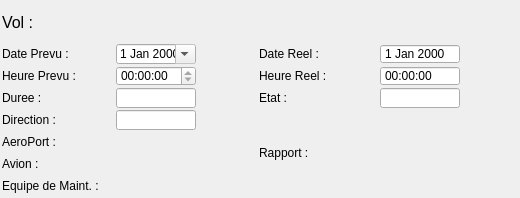
<?xml version="1.0" encoding="UTF-8"?>
<ui version="4.0">
 <class>VolShow</class>
 <widget class="QWidget" name="VolShow">
  <property name="geometry">
   <rect>
    <x>0</x>
    <y>0</y>
    <width>520</width>
    <height>198</height>
   </rect>
  </property>
  <property name="sizePolicy">
   <sizepolicy hsizetype="Fixed" vsizetype="Fixed">
    <horstretch>0</horstretch>
    <verstretch>0</verstretch>
   </sizepolicy>
  </property>
  <property name="minimumSize">
   <size>
    <width>520</width>
    <height>0</height>
   </size>
  </property>
  <property name="maximumSize">
   <size>
    <width>520</width>
    <height>16777215</height>
   </size>
  </property>
  <property name="windowTitle">
   <string>Form</string>
  </property>
  <layout class="QGridLayout" name="gridLayout_2">
   <property name="leftMargin">
    <number>2</number>
   </property>
   <property name="topMargin">
    <number>2</number>
   </property>
   <property name="rightMargin">
    <number>2</number>
   </property>
   <property name="bottomMargin">
    <number>2</number>
   </property>
   <property name="spacing">
    <number>2</number>
   </property>
   <item row="7" column="3">
    <widget class="QWidget" name="EquipeC" native="true">
     <property name="minimumSize">
      <size>
       <width>0</width>
       <height>20</height>
      </size>
     </property>
     <property name="maximumSize">
      <size>
       <width>80</width>
       <height>20</height>
      </size>
     </property>
     <layout class="QVBoxLayout" name="verticalLayout_2">
      <property name="spacing">
       <number>0</number>
      </property>
      <property name="leftMargin">
       <number>0</number>
      </property>
      <property name="topMargin">
       <number>0</number>
      </property>
      <property name="rightMargin">
       <number>0</number>
      </property>
      <property name="bottomMargin">
       <number>0</number>
      </property>
     </layout>
    </widget>
   </item>
   <item row="6" column="3">
    <widget class="QWidget" name="avionC" native="true">
     <property name="minimumSize">
      <size>
       <width>0</width>
       <height>20</height>
      </size>
     </property>
     <property name="maximumSize">
      <size>
       <width>80</width>
       <height>20</height>
      </size>
     </property>
     <layout class="QVBoxLayout" name="verticalLayout">
      <property name="spacing">
       <number>0</number>
      </property>
      <property name="leftMargin">
       <number>0</number>
      </property>
      <property name="topMargin">
       <number>0</number>
      </property>
      <property name="rightMargin">
       <number>0</number>
      </property>
      <property name="bottomMargin">
       <number>0</number>
      </property>
     </layout>
    </widget>
   </item>
   <item row="4" column="7" rowspan="4">
    <widget class="QWidget" name="RapportC" native="true">
     <property name="maximumSize">
      <size>
       <width>80</width>
       <height>16777215</height>
      </size>
     </property>
     <layout class="QVBoxLayout" name="verticalLayout_3">
      <property name="spacing">
       <number>0</number>
      </property>
      <property name="leftMargin">
       <number>0</number>
      </property>
      <property name="topMargin">
       <number>0</number>
      </property>
      <property name="rightMargin">
       <number>0</number>
      </property>
      <property name="bottomMargin">
       <number>0</number>
      </property>
     </layout>
    </widget>
   </item>
   <item row="4" column="0">
    <widget class="QLabel" name="label_8">
     <property name="minimumSize">
      <size>
       <width>0</width>
       <height>20</height>
      </size>
     </property>
     <property name="text">
      <string>Direction :</string>
     </property>
    </widget>
   </item>
   <item row="3" column="5">
    <widget class="QLabel" name="label_4">
     <property name="sizePolicy">
      <sizepolicy hsizetype="Expanding" vsizetype="Preferred">
       <horstretch>0</horstretch>
       <verstretch>0</verstretch>
      </sizepolicy>
     </property>
     <property name="minimumSize">
      <size>
       <width>0</width>
       <height>20</height>
      </size>
     </property>
     <property name="text">
      <string>Etat :</string>
     </property>
    </widget>
   </item>
   <item row="4" column="5" rowspan="4">
    <widget class="QLabel" name="label_11">
     <property name="sizePolicy">
      <sizepolicy hsizetype="Expanding" vsizetype="Preferred">
       <horstretch>0</horstretch>
       <verstretch>0</verstretch>
      </sizepolicy>
     </property>
     <property name="minimumSize">
      <size>
       <width>0</width>
       <height>20</height>
      </size>
     </property>
     <property name="text">
      <string>Rapport :</string>
     </property>
    </widget>
   </item>
   <item row="3" column="8">
    <spacer name="horizontalSpacer_4">
     <property name="orientation">
      <enum>Qt::Horizontal</enum>
     </property>
     <property name="sizeHint" stdset="0">
      <size>
       <width>40</width>
       <height>20</height>
      </size>
     </property>
    </spacer>
   </item>
   <item row="4" column="3">
    <widget class="QLineEdit" name="direction">
     <property name="minimumSize">
      <size>
       <width>0</width>
       <height>20</height>
      </size>
     </property>
     <property name="maximumSize">
      <size>
       <width>80</width>
       <height>16777215</height>
      </size>
     </property>
     <property name="readOnly">
      <bool>true</bool>
     </property>
    </widget>
   </item>
   <item row="1" column="0" colspan="2">
    <widget class="QLabel" name="label">
     <property name="minimumSize">
      <size>
       <width>0</width>
       <height>20</height>
      </size>
     </property>
     <property name="text">
      <string>Date Prevu :</string>
     </property>
    </widget>
   </item>
   <item row="1" column="5" colspan="2">
    <widget class="QLabel" name="label_5">
     <property name="sizePolicy">
      <sizepolicy hsizetype="Expanding" vsizetype="Preferred">
       <horstretch>0</horstretch>
       <verstretch>0</verstretch>
      </sizepolicy>
     </property>
     <property name="minimumSize">
      <size>
       <width>0</width>
       <height>20</height>
      </size>
     </property>
     <property name="text">
      <string>Date Reel :</string>
     </property>
    </widget>
   </item>
   <item row="2" column="5" colspan="2">
    <widget class="QLabel" name="label_6">
     <property name="sizePolicy">
      <sizepolicy hsizetype="Expanding" vsizetype="Preferred">
       <horstretch>0</horstretch>
       <verstretch>0</verstretch>
      </sizepolicy>
     </property>
     <property name="minimumSize">
      <size>
       <width>0</width>
       <height>20</height>
      </size>
     </property>
     <property name="text">
      <string>Heure Reel :   </string>
     </property>
    </widget>
   </item>
   <item row="3" column="3">
    <widget class="QLineEdit" name="duree">
     <property name="minimumSize">
      <size>
       <width>0</width>
       <height>20</height>
      </size>
     </property>
     <property name="maximumSize">
      <size>
       <width>80</width>
       <height>16777215</height>
      </size>
     </property>
     <property name="readOnly">
      <bool>true</bool>
     </property>
    </widget>
   </item>
   <item row="1" column="3">
    <widget class="QDateEdit" name="datePrevu">
     <property name="minimumSize">
      <size>
       <width>0</width>
       <height>20</height>
      </size>
     </property>
     <property name="maximumSize">
      <size>
       <width>80</width>
       <height>16777215</height>
      </size>
     </property>
     <property name="readOnly">
      <bool>true</bool>
     </property>
     <property name="calendarPopup">
      <bool>true</bool>
     </property>
    </widget>
   </item>
   <item row="2" column="0" colspan="2">
    <widget class="QLabel" name="label_3">
     <property name="minimumSize">
      <size>
       <width>0</width>
       <height>20</height>
      </size>
     </property>
     <property name="text">
      <string>Heure Prevu :</string>
     </property>
    </widget>
   </item>
   <item row="7" column="0" colspan="2">
    <widget class="QLabel" name="label_7">
     <property name="minimumSize">
      <size>
       <width>110</width>
       <height>20</height>
      </size>
     </property>
     <property name="text">
      <string>Equipe de Maint. :</string>
     </property>
    </widget>
   </item>
   <item row="1" column="7">
    <widget class="QDateEdit" name="dateReel">
     <property name="sizePolicy">
      <sizepolicy hsizetype="Preferred" vsizetype="Fixed">
       <horstretch>0</horstretch>
       <verstretch>0</verstretch>
      </sizepolicy>
     </property>
     <property name="minimumSize">
      <size>
       <width>0</width>
       <height>20</height>
      </size>
     </property>
     <property name="maximumSize">
      <size>
       <width>80</width>
       <height>16777215</height>
      </size>
     </property>
     <property name="readOnly">
      <bool>true</bool>
     </property>
     <property name="buttonSymbols">
      <enum>QAbstractSpinBox::NoButtons</enum>
     </property>
    </widget>
   </item>
   <item row="3" column="0">
    <widget class="QLabel" name="label_10">
     <property name="minimumSize">
      <size>
       <width>0</width>
       <height>20</height>
      </size>
     </property>
     <property name="text">
      <string>Duree :</string>
     </property>
    </widget>
   </item>
   <item row="6" column="6">
    <spacer name="horizontalSpacer_3">
     <property name="orientation">
      <enum>Qt::Horizontal</enum>
     </property>
     <property name="sizeHint" stdset="0">
      <size>
       <width>40</width>
       <height>20</height>
      </size>
     </property>
    </spacer>
   </item>
   <item row="1" column="4">
    <spacer name="horizontalSpacer">
     <property name="orientation">
      <enum>Qt::Horizontal</enum>
     </property>
     <property name="sizeHint" stdset="0">
      <size>
       <width>40</width>
       <height>20</height>
      </size>
     </property>
    </spacer>
   </item>
   <item row="3" column="7">
    <widget class="QLineEdit" name="Etat">
     <property name="sizePolicy">
      <sizepolicy hsizetype="Preferred" vsizetype="Fixed">
       <horstretch>0</horstretch>
       <verstretch>0</verstretch>
      </sizepolicy>
     </property>
     <property name="minimumSize">
      <size>
       <width>0</width>
       <height>20</height>
      </size>
     </property>
     <property name="maximumSize">
      <size>
       <width>80</width>
       <height>16777215</height>
      </size>
     </property>
     <property name="readOnly">
      <bool>true</bool>
     </property>
    </widget>
   </item>
   <item row="6" column="0">
    <widget class="QLabel" name="label_9">
     <property name="minimumSize">
      <size>
       <width>0</width>
       <height>20</height>
      </size>
     </property>
     <property name="text">
      <string>Avion :</string>
     </property>
    </widget>
   </item>
   <item row="0" column="0" colspan="2">
    <widget class="QLabel" name="label_2">
     <property name="minimumSize">
      <size>
       <width>0</width>
       <height>40</height>
      </size>
     </property>
     <property name="font">
      <font>
       <pointsize>12</pointsize>
      </font>
     </property>
     <property name="text">
      <string>Vol :</string>
     </property>
    </widget>
   </item>
   <item row="0" column="2" colspan="6">
    <widget class="QLabel" name="Code">
     <property name="sizePolicy">
      <sizepolicy hsizetype="Expanding" vsizetype="Preferred">
       <horstretch>0</horstretch>
       <verstretch>0</verstretch>
      </sizepolicy>
     </property>
     <property name="minimumSize">
      <size>
       <width>0</width>
       <height>40</height>
      </size>
     </property>
     <property name="font">
      <font>
       <pointsize>16</pointsize>
      </font>
     </property>
     <property name="text">
      <string/>
     </property>
    </widget>
   </item>
   <item row="2" column="3">
    <widget class="QTimeEdit" name="heurePrevu">
     <property name="minimumSize">
      <size>
       <width>0</width>
       <height>20</height>
      </size>
     </property>
     <property name="maximumSize">
      <size>
       <width>80</width>
       <height>16777215</height>
      </size>
     </property>
     <property name="readOnly">
      <bool>true</bool>
     </property>
     <property name="calendarPopup">
      <bool>true</bool>
     </property>
    </widget>
   </item>
   <item row="2" column="7">
    <widget class="QTimeEdit" name="heureReel">
     <property name="sizePolicy">
      <sizepolicy hsizetype="Preferred" vsizetype="Fixed">
       <horstretch>0</horstretch>
       <verstretch>0</verstretch>
      </sizepolicy>
     </property>
     <property name="minimumSize">
      <size>
       <width>0</width>
       <height>20</height>
      </size>
     </property>
     <property name="maximumSize">
      <size>
       <width>80</width>
       <height>16777215</height>
      </size>
     </property>
     <property name="readOnly">
      <bool>true</bool>
     </property>
     <property name="buttonSymbols">
      <enum>QAbstractSpinBox::NoButtons</enum>
     </property>
    </widget>
   </item>
   <item row="5" column="0">
    <widget class="QLabel" name="label_12">
     <property name="text">
      <string>AeroPort :</string>
     </property>
    </widget>
   </item>
   <item row="5" column="3">
    <widget class="QWidget" name="aeroC" native="true">
     <property name="minimumSize">
      <size>
       <width>0</width>
       <height>20</height>
      </size>
     </property>
     <property name="maximumSize">
      <size>
       <width>80</width>
       <height>20</height>
      </size>
     </property>
     <property name="layoutDirection">
      <enum>Qt::LeftToRight</enum>
     </property>
     <layout class="QVBoxLayout" name="verticalLayout_4">
      <property name="spacing">
       <number>0</number>
      </property>
      <property name="leftMargin">
       <number>0</number>
      </property>
      <property name="topMargin">
       <number>0</number>
      </property>
      <property name="rightMargin">
       <number>0</number>
      </property>
      <property name="bottomMargin">
       <number>0</number>
      </property>
     </layout>
    </widget>
   </item>
  </layout>
 </widget>
 <resources/>
 <connections/>
</ui>
